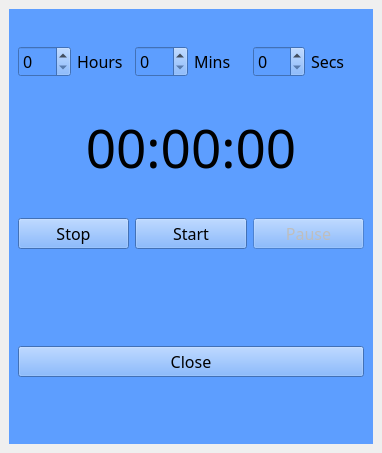
<?xml version="1.0" encoding="UTF-8"?>
<ui version="4.0">
 <class>MainWindow</class>
 <widget class="QMainWindow" name="MainWindow">
  <property name="geometry">
   <rect>
    <x>0</x>
    <y>0</y>
    <width>382</width>
    <height>453</height>
   </rect>
  </property>
  <property name="windowTitle">
   <string>Timer</string>
  </property>
  <widget class="QWidget" name="centralwidget">
   <layout class="QVBoxLayout" name="verticalLayout">
    <item>
     <widget class="QWidget" name="widget" native="true">
      <property name="font">
       <font>
        <family>Bahnschrift SemiLight</family>
        <pointsize>12</pointsize>
       </font>
      </property>
      <property name="styleSheet">
       <string notr="true">QWidget{
	background-color: rgb(93, 158, 255);
}</string>
      </property>
      <layout class="QVBoxLayout" name="verticalLayout_2">
       <item>
        <widget class="QLabel" name="space_4">
         <property name="text">
          <string/>
         </property>
        </widget>
       </item>
       <item>
        <layout class="QHBoxLayout" name="horizontalLayout">
         <item>
          <widget class="QSpinBox" name="countdown_hours_spinBox"/>
         </item>
         <item>
          <widget class="QLabel" name="hours">
           <property name="text">
            <string>Hours</string>
           </property>
          </widget>
         </item>
         <item>
          <widget class="QSpinBox" name="countdown_mins_spinBox"/>
         </item>
         <item>
          <widget class="QLabel" name="mins">
           <property name="text">
            <string>Mins</string>
           </property>
          </widget>
         </item>
         <item>
          <widget class="QSpinBox" name="countdown_secs_spinBox"/>
         </item>
         <item>
          <widget class="QLabel" name="secs">
           <property name="text">
            <string>Secs</string>
           </property>
          </widget>
         </item>
        </layout>
       </item>
       <item>
        <widget class="QLabel" name="space_5">
         <property name="text">
          <string/>
         </property>
        </widget>
       </item>
       <item>
        <widget class="QLabel" name="countdown_label">
         <property name="font">
          <font>
           <family>Trebuchet MS</family>
           <pointsize>40</pointsize>
          </font>
         </property>
         <property name="text">
          <string>00:00:00</string>
         </property>
         <property name="alignment">
          <set>Qt::AlignCenter</set>
         </property>
        </widget>
       </item>
       <item>
        <widget class="QLabel" name="space_3">
         <property name="text">
          <string/>
         </property>
        </widget>
       </item>
       <item>
        <layout class="QHBoxLayout" name="horizontalLayout_2">
         <item>
          <widget class="QPushButton" name="countdown_stop_btn">
           <property name="text">
            <string>Stop</string>
           </property>
          </widget>
         </item>
         <item>
          <widget class="QPushButton" name="countdown_start_btn">
           <property name="text">
            <string>Start</string>
           </property>
          </widget>
         </item>
         <item>
          <widget class="QPushButton" name="countdown_pause_btn">
           <property name="enabled">
            <bool>false</bool>
           </property>
           <property name="text">
            <string>Pause</string>
           </property>
          </widget>
         </item>
        </layout>
       </item>
       <item>
        <spacer name="verticalSpacer_2">
         <property name="orientation">
          <enum>Qt::Vertical</enum>
         </property>
         <property name="sizeHint" stdset="0">
          <size>
           <width>20</width>
           <height>40</height>
          </size>
         </property>
        </spacer>
       </item>
       <item>
        <widget class="QLabel" name="label">
         <property name="text">
          <string/>
         </property>
        </widget>
       </item>
       <item>
        <widget class="QLabel" name="time_up_label">
         <property name="font">
          <font>
           <family>Microsoft YaHei UI</family>
           <pointsize>19</pointsize>
          </font>
         </property>
         <property name="styleSheet">
          <string notr="true">color: rgb(255, 255, 0);</string>
         </property>
         <property name="text">
          <string/>
         </property>
         <property name="alignment">
          <set>Qt::AlignCenter</set>
         </property>
        </widget>
       </item>
       <item>
        <widget class="QLabel" name="label_2">
         <property name="text">
          <string/>
         </property>
        </widget>
       </item>
       <item>
        <widget class="QPushButton" name="countdown_close_btn">
         <property name="text">
          <string>Close</string>
         </property>
        </widget>
       </item>
       <item>
        <spacer name="verticalSpacer">
         <property name="orientation">
          <enum>Qt::Vertical</enum>
         </property>
         <property name="sizeHint" stdset="0">
          <size>
           <width>328</width>
           <height>341</height>
          </size>
         </property>
        </spacer>
       </item>
      </layout>
     </widget>
    </item>
   </layout>
  </widget>
  <action name="actionAbout">
   <property name="text">
    <string>About</string>
   </property>
  </action>
 </widget>
 <resources/>
 <connections/>
</ui>
